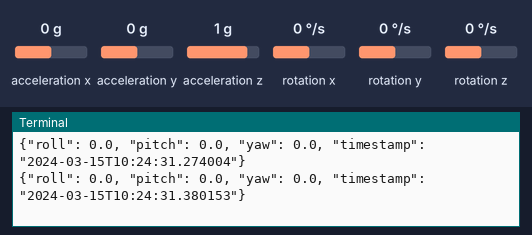
Simulated run of this program. Board: Raspberry Pi (BCM pin numbers). Parts: the last lines printed to the terminal. Inputs (shaded band) come from the test bench; at power-on: acceleration x 0 g, acceleration y 0 g, acceleration z 1 g, rotation x 0 °/s, rotation y 0 °/s, rotation z 0 °/s. The clock reads 2024-03-15 10:24:30 at power-on unless the program sets it.

Above: at 1.4 s.
1.5 s: acceleration x set to -1.4 g
At 1.59 s:
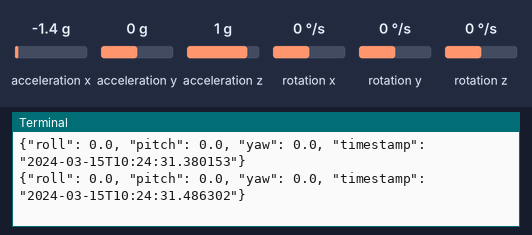
3.0 s: acceleration y set to -1.4 g
At 3.08 s:
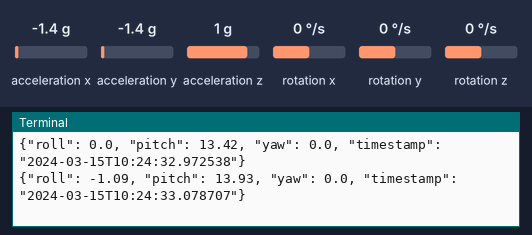
4.5 s: acceleration z set to -1.4 g
At 4.57 s:
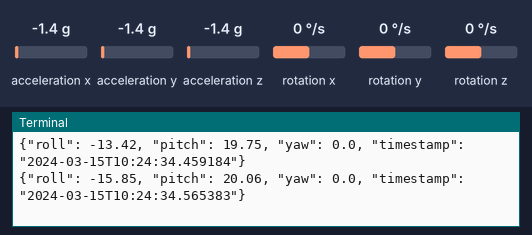
6.0 s: rotation x set to -192 °/s
At 6.05 s:
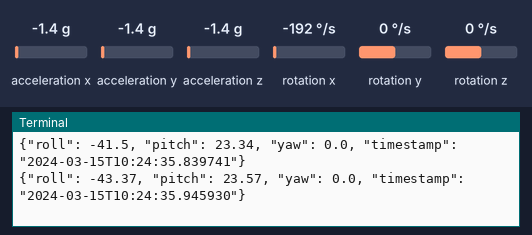
7.5 s: rotation y set to -192 °/s
At 7.54 s:
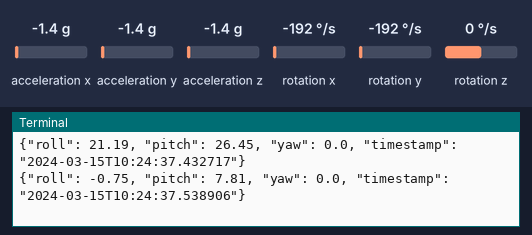
Timing chart, 0 to 10.0 s (numbered marks = the images above; inputs shaded):
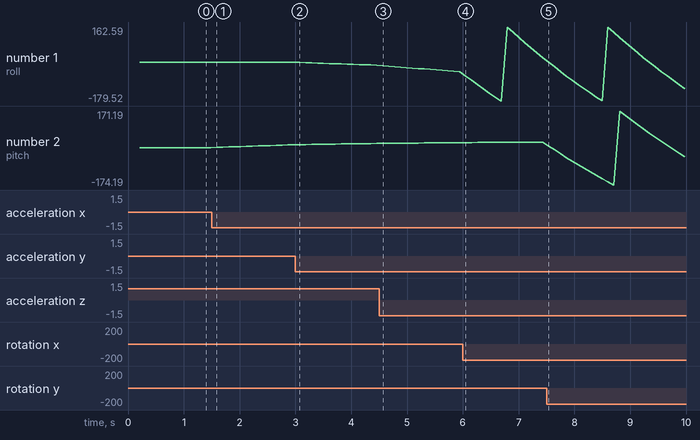

The program:

mpu6050_rpi3b.py
```python
#!/usr/bin/env python3
"""
MPU6050 3D Visualization for Raspberry Pi 3B
Author: Naman Harshwal
Version: 1.0.0
License: MIT
Date: January 2026

Real-time IMU sensor data acquisition and processing with complementary filter fusion.
"""

import smbus
import time
import math
import json
import sys
import struct
from datetime import datetime

# I2C Configuration
I2C_BUS = 1  # Raspberry Pi 3B uses I2C bus 1
MPU6050_ADDR = 0x68  # Default MPU6050 address (AD0 = GND)

# MPU6050 Register Addresses
MPU6050_REG_POWER = 0x6B  # Power management register
MPU6050_REG_ACCEL_CONFIG = 0x1C  # Accelerometer configuration
MPU6050_REG_GYRO_CONFIG = 0x1B  # Gyroscope configuration
MPU6050_REG_ACCEL_XOUT_H = 0x3B  # Accelerometer X-axis data (MSB)
MPU6050_REG_GYRO_XOUT_H = 0x43  # Gyroscope X-axis data (MSB)
MPU6050_REG_TEMP_OUT_H = 0x41  # Temperature data (MSB)

# Scale factors for data conversion
ACCEL_SCALE = 16384.0  # For ±2g range
GYRO_SCALE = 131.0  # For ±250 deg/s range

# Complementary filter coefficients
ALPHA = 0.98  # Gyroscope weight (98% gyro, 2% accel)
DT = 0.1  # Time delta (100ms = 10Hz sampling)

class MPU6050:
    """
    Complete MPU6050 sensor interface for Raspberry Pi 3B
    Implements complementary filter for accurate orientation estimation
    """

    def __init__(self, bus=I2C_BUS, addr=MPU6050_ADDR):
        """
        Initialize MPU6050 sensor

        Args:
            bus: I2C bus number (1 for RPi 3B)
            addr: I2C address of MPU6050
        """
        try:
            self.bus = smbus.SMBus(bus)
            self.addr = addr
            self.initialized = False

            # Initialize orientation angles
            self.roll = 0.0
            self.pitch = 0.0
            self.yaw = 0.0

            # Test connection
            self._test_connection()

            # Configure sensor
            self._configure_sensor()

            self.initialized = True
            print(f"[SUCCESS] MPU6050 initialized at address 0x{self.addr:02X}")

        except Exception as e:
            print(f"[ERROR] Failed to initialize MPU6050: {e}")
            sys.exit(1)

    def _test_connection(self):
        """
        Test connection to MPU6050 by reading WHO_AM_I register
        """
        try:
            who_am_i = self.bus.read_byte_data(self.addr, 0x75)
            if who_am_i != 0x68:
                raise ValueError(f"Invalid WHO_AM_I response: 0x{who_am_i:02X}")
            print("[INFO] MPU6050 connection verified")
        except IOError as e:
            print(f"[ERROR] I2C communication failed: {e}")
            raise

    def _configure_sensor(self):
        """
        Configure MPU6050 sensor registers
        - Power up the sensor
        - Set accelerometer range to ±2g
        - Set gyroscope range to ±250 deg/s
        - Disable SLEEP mode
        """
        try:
            # Wake up MPU6050 (clear sleep bit)
            self.bus.write_byte_data(self.addr, MPU6050_REG_POWER, 0x00)
            time.sleep(0.1)

            # Set accelerometer range to ±2g (0x00)
            self.bus.write_byte_data(self.addr, MPU6050_REG_ACCEL_CONFIG, 0x00)

            # Set gyroscope range to ±250 deg/s (0x00)
            self.bus.write_byte_data(self.addr, MPU6050_REG_GYRO_CONFIG, 0x00)

            time.sleep(0.1)
            print("[INFO] Sensor configuration complete")

        except IOError as e:
            print(f"[ERROR] Failed to configure sensor: {e}")
            raise

    def _read_raw_data(self, reg):
        """
        Read raw 16-bit signed data from sensor register

        Args:
            reg: Register address

        Returns:
            16-bit signed integer value
        """
        try:
            high = self.bus.read_byte_data(self.addr, reg)
            low = self.bus.read_byte_data(self.addr, reg + 1)

            # Combine high and low bytes
            value = (high << 8) | low

            # Convert to signed integer
            if value & 0x8000:
                value = -(65536 - value)

            return value

        except IOError as e:
            print(f"[ERROR] Failed to read data from register 0x{reg:02X}: {e}")
            return 0

    def read_accel(self):
        """
        Read acceleration data from all three axes

        Returns:
            Tuple of (ax, ay, az) in g's
        """
        ax_raw = self._read_raw_data(MPU6050_REG_ACCEL_XOUT_H)
        ay_raw = self._read_raw_data(0x3D)  # ACCEL_YOUT_H
        az_raw = self._read_raw_data(0x3F)  # ACCEL_ZOUT_H

        # Convert to g's
        ax = ax_raw / ACCEL_SCALE
        ay = ay_raw / ACCEL_SCALE
        az = az_raw / ACCEL_SCALE

        return ax, ay, az

    def read_gyro(self):
        """
        Read gyroscope data from all three axes

        Returns:
            Tuple of (gx, gy, gz) in deg/s
        """
        gx_raw = self._read_raw_data(MPU6050_REG_GYRO_XOUT_H)
        gy_raw = self._read_raw_data(0x45)  # GYRO_YOUT_H
        gz_raw = self._read_raw_data(0x47)  # GYRO_ZOUT_H

        # Convert to deg/s
        gx = gx_raw / GYRO_SCALE
        gy = gy_raw / GYRO_SCALE
        gz = gz_raw / GYRO_SCALE

        return gx, gy, gz

    def read_temp(self):
        """
        Read temperature sensor data

        Returns:
            Temperature in Celsius
        """
        temp_raw = self._read_raw_data(MPU6050_REG_TEMP_OUT_H)
        temp_c = (temp_raw / 340.0) + 36.53  # From MPU6050 datasheet
        return temp_c

    def update_orientation(self):
        """
        Calculate orientation angles using complementary filter
        Combines gyroscope (fast) and accelerometer (accurate) data

        Returns:
            Tuple of (roll, pitch, yaw) in degrees
        """
        # Read sensor data
        ax, ay, az = self.read_accel()
        gx, gy, gz = self.read_gyro()

        # Calculate accelerometer angles (in degrees)
        accel_roll = math.atan2(ay, az) * 180.0 / math.pi
        accel_pitch = math.atan2(-ax, math.sqrt(ay**2 + az**2)) * 180.0 / math.pi

        # Complementary filter: Fuse gyroscope and accelerometer
        # Gyroscope provides fast updates but drifts over time
        # Accelerometer provides accurate reference but is noisy
        self.roll = ALPHA * (self.roll + gx * DT) + (1 - ALPHA) * accel_roll
        self.pitch = ALPHA * (self.pitch + gy * DT) + (1 - ALPHA) * accel_pitch
        self.yaw = self.yaw + gz * DT  # Yaw has no accelerometer reference

        # Constrain angles to [-180, 180] degrees
        self.roll = self._constrain_angle(self.roll)
        self.pitch = self._constrain_angle(self.pitch)
        self.yaw = self._constrain_angle(self.yaw)

        return self.roll, self.pitch, self.yaw

    @staticmethod
    def _constrain_angle(angle):
        """
        Constrain angle to [-180, 180] degrees
        Prevents angle wrap-around and keeps values in usable range
        """
        while angle > 180.0:
            angle -= 360.0
        while angle < -180.0:
            angle += 360.0
        return angle

    def get_json_output(self):
        """
        Get sensor data as JSON formatted string
        Compatible with Python visualization scripts

        Returns:
            JSON string with roll, pitch, yaw
        """
        self.update_orientation()
        data = {
            "roll": round(self.roll, 2),
            "pitch": round(self.pitch, 2),
            "yaw": round(self.yaw, 2),
            "timestamp": datetime.now().isoformat()
        }
        return json.dumps(data)

    def close(self):
        """
        Properly close I2C connection
        """
        try:
            self.bus.close()
            print("[INFO] I2C connection closed")
        except Exception as e:
            print(f"[ERROR] Failed to close I2C: {e}")


def main():
    """
    Main function - continuously read and output sensor data
    """
    sensor = None
    try:
        print("="*60)
        print(" MPU6050 3D Visualization - Raspberry Pi 3B")
        print(" Version: 1.0.0 | Author: Naman Harshwal")
        print(" License: MIT | Python Implementation")
        print("="*60)
        print()

        # Initialize sensor
        sensor = MPU6050()
        print(f"[INFO] Starting sensor data stream at 10Hz...")
        print(f"[INFO] Output format: JSON (roll, pitch, yaw)")
        print()

        # Main sensor loop
        while True:
            try:
                # Get formatted output
                json_output = sensor.get_json_output()
                print(json_output)

                # 10Hz sampling (100ms interval)
                time.sleep(DT)

            except KeyboardInterrupt:
                print("\n[INFO] Keyboard interrupt detected")
                break
            except Exception as e:
                print(f"[ERROR] Error in sensor loop: {e}")
                time.sleep(0.5)
                continue

    except Exception as e:
        print(f"[ERROR] Fatal error: {e}")
        sys.exit(1)

    finally:
        if sensor:
            sensor.close()
        print("[INFO] MPU6050 sensor disconnected")
        print("[INFO] Program terminated")


if __name__ == "__main__":
    main()
```

Measured:
- after the input at 3.0 s, the terminal: prints a new line after 0.08 s (image 2)
- after the input at 4.5 s, the terminal: prints a new line after 0.07 s (image 3)
- after the input at 7.5 s, the terminal: prints a new line at once (image 5)
- plotted number 1: 0 → -13.42 after the input at 3.0 s, -13.42 → -43.37 after the input at 4.5 s, -43.37 → 21.19 after the input at 6.0 s
- plotted number 2: 0 → 13.42 after the input at 1.5 s, 13.42 → 19.75 after the input at 3.0 s, 19.75 → 23.57 after the input at 4.5 s
